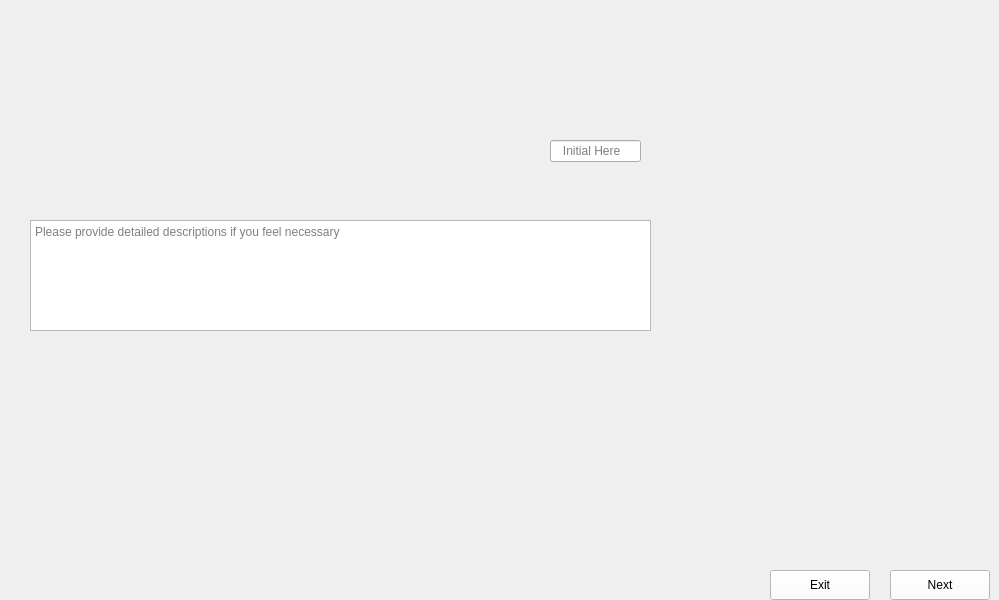
      <widget class="QWidget" name="Fill_First_Pillars_4">
       <property name="maximumSize">
        <size>
         <width>1024</width>
         <height>600</height>
        </size>
       </property>
       <property name="styleSheet">
        <string notr="true">border-image: url(:/images/images/Fill_First_Pillars_4.png);</string>
       </property>
       <widget class="QLineEdit" name="Fill_First_Pillars_4_Data">
        <property name="geometry">
         <rect>
          <x>550</x>
          <y>140</y>
          <width>91</width>
          <height>22</height>
         </rect>
        </property>
        <property name="styleSheet">
         <string notr="true">border-image:None;</string>
        </property>
        <property name="placeholderText">
         <string>   Initial Here</string>
        </property>
       </widget>
       <widget class="QTextEdit" name="Fill_First_Pillars_4_Comments">
        <property name="geometry">
         <rect>
          <x>30</x>
          <y>220</y>
          <width>621</width>
          <height>111</height>
         </rect>
        </property>
        <property name="styleSheet">
         <string notr="true">border-image:None;</string>
        </property>
        <property name="placeholderText">
         <string>Please provide detailed descriptions if you feel necessary </string>
        </property>
       </widget>
       <widget class="QLineEdit" name="Fill_First_Pillars_4_Initials">
        <property name="geometry">
         <rect>
          <x>210</x>
          <y>560</y>
          <width>81</width>
          <height>22</height>
         </rect>
        </property>
        <property name="styleSheet">
         <string notr="true">QLineEdit{
background-color: rgb(240, 240, 240);
border: none;
border-image:None;
}</string>
        </property>
       </widget>
       <widget class="QLineEdit" name="Fill_First_Pillars_4_Dates">
        <property name="geometry">
         <rect>
          <x>110</x>
          <y>560</y>
          <width>91</width>
          <height>22</height>
         </rect>
        </property>
        <property name="styleSheet">
         <string notr="true">QLineEdit{
background-color: rgb(240, 240, 240);
border: none;
border-image:None;
}</string>
        </property>
       </widget>
       <widget class="QPushButton" name="Fill_First_Pillars_4_Next">
        <property name="geometry">
         <rect>
          <x>890</x>
          <y>570</y>
          <width>100</width>
          <height>30</height>
         </rect>
        </property>
        <property name="styleSheet">
         <string notr="true">QPushButton{
background-color: rgb(255, 255, 255);
height: 35px;
border-image:None;
}
QPushButton::hover{
background-color: rgb(0, 0, 255);
}
QPushButton:pressed{
padding-top:7px;
padding-top:7px;
}</string>
        </property>
        <property name="text">
         <string>Next</string>
        </property>
       </widget>
       <widget class="QPushButton" name="Fill_First_Pillars_4_Back">
        <property name="geometry">
         <rect>
          <x>770</x>
          <y>570</y>
          <width>100</width>
          <height>30</height>
         </rect>
        </property>
        <property name="styleSheet">
         <string notr="true">QPushButton{
background-color: rgb(255, 255, 255);
height: 35px;
border-image:None;
}
QPushButton::hover{
background-color: rgb(0, 0, 255);
}
QPushButton:pressed{
padding-top:7px;
padding-top:7px;
}</string>
        </property>
        <property name="text">
         <string>Exit</string>
        </property>
       </widget>
      </widget>
